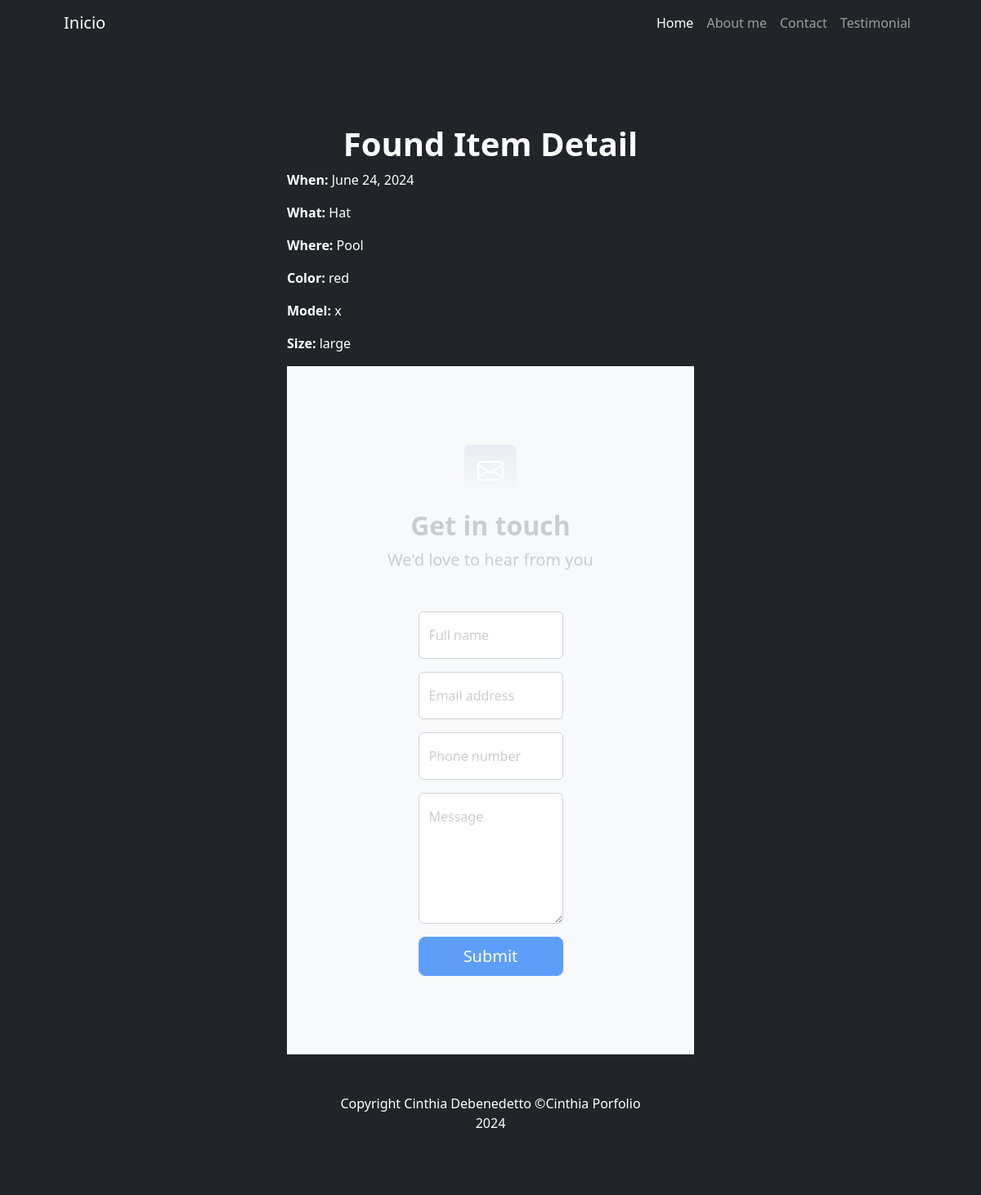
The app's page /found/1/ with its own data.
### busqueda/models.py (models this page shows, shortened)
class Ifound(models.Model):
    when = models.DateField(validators=[validate_past_date])
    what = models.CharField(max_length=60)
    where = models.CharField(max_length=60)
    color = models.CharField(max_length=50)
    model = models.CharField(max_length=60)
    size = models.CharField(max_length=60)
    return_owner = models.BooleanField(default=False)
    class Meta:
        verbose_name = "Found Property"
        verbose_name_plural = "Found Properties"
        ordering = ["when", "what"]

### busqueda/views.py (the view)
# urls.py: path('found/<int:pk>/', foundDetail, name='found_detail'),# URL para la vista de detalle del ítem encontrado
def foundDetail(request, pk):
    found = get_object_or_404(Ifound, pk=pk)
    return render(request, 'busqueda/found_detail.html', {'found': found})

### busqueda/templates/busqueda/found_detail.html
{% extends "busqueda/index.html" %}
{% block titulo %}
<h1 class="display-10 fw-bolder text-white">Found Item Detail</h1>
{% endblock titulo %}
{% block contenido %}
    <p class="text-white" style="text-align: left;"><strong>When:</strong> {{ found.when }}</p>
    <p class="text-white" style="text-align: left;"><strong>What:</strong> {{ found.what }}</p>
    <p class="text-white" style="text-align: left;"><strong>Where:</strong> {{ found.where }}</p>
    <p class="text-white" style="text-align: left;"><strong>Color:</strong> {{ found.color }}</p>
    <p class="text-white" style="text-align: left;"><strong>Model:</strong> {{ found.model }}</p>
    <p class="text-white" style="text-align: left;"><strong>Size:</strong> {{ found.size }}</p>
{% endblock contenido %}

### records on screen
Ifound: when "June 24, 2024", what "Hat", where "Pool", color "red", model "x", size "large"
